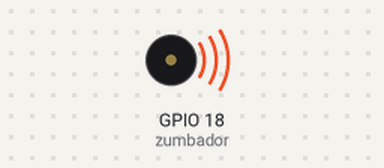
A program run on a simulated Raspberry Pi (BCM pin numbers). Shown: buzzer (waves = sounding, pin HIGH).

Above: at 0.1 s.
Timing chart, 0 to 3.0 s (numbered marks = the images above):
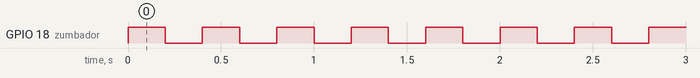

Measured:
- by itself, GPIO 18 (zumbador): alternates HIGH for 0.20 s and LOW for 0.20 s

The program:

buzzer.py
```python
'''Formato para Python
Nombre del archivo: buzzer.py
Descripción: activar sonido en buzzer
Autor: Héctor Castillo Guerra
Versión: 1.0'''
from gpiozero import Buzzer
from time import sleep

zumbador = Buzzer(18)

try:
    while True:
        zumbador.on()
        sleep(0.2)
        zumbador.off()
        sleep(0.2)
except KeyboardInterrupt:
    zumbador.off()
```
